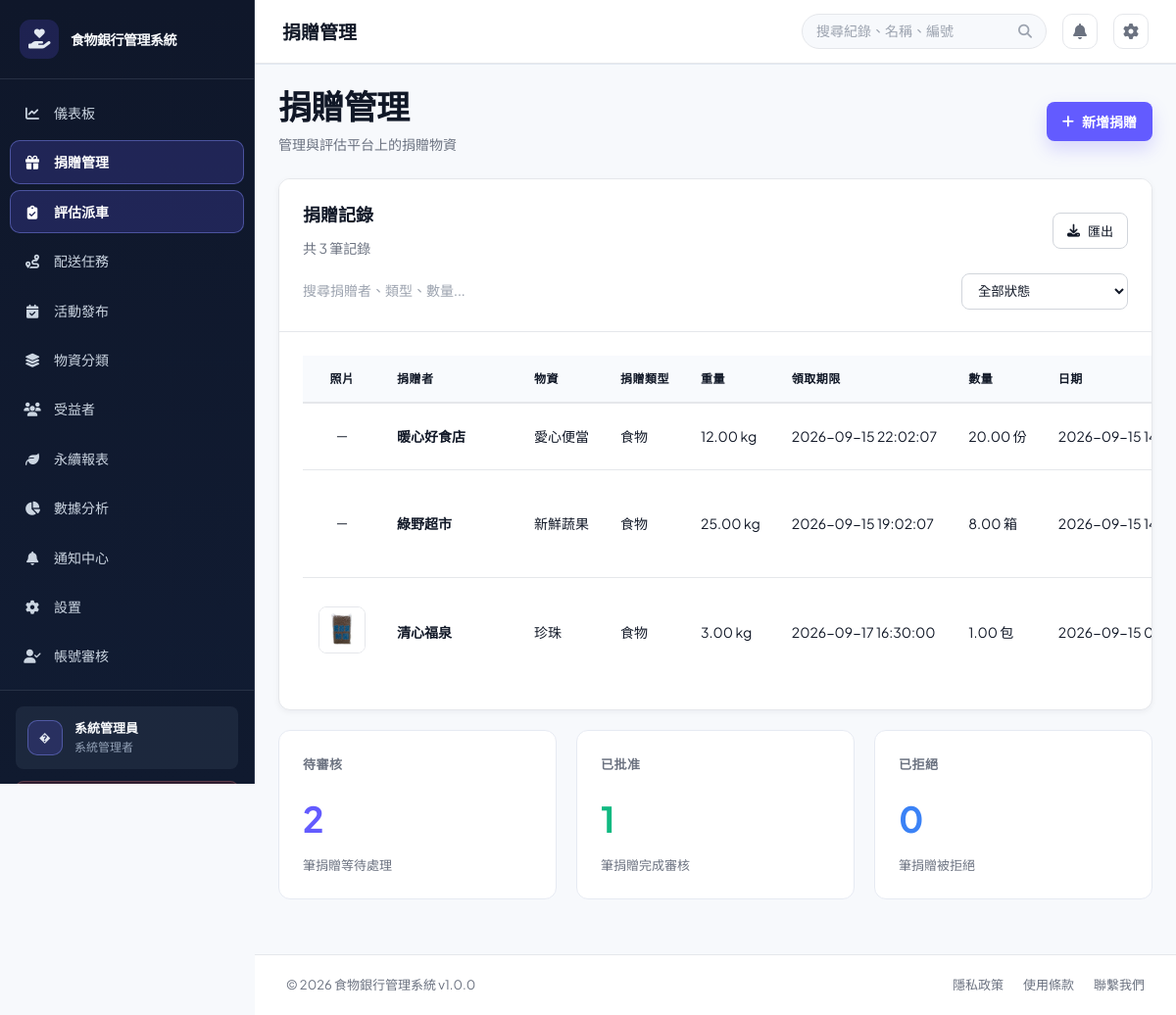
The app's page /?page=donations (signed in), older data.
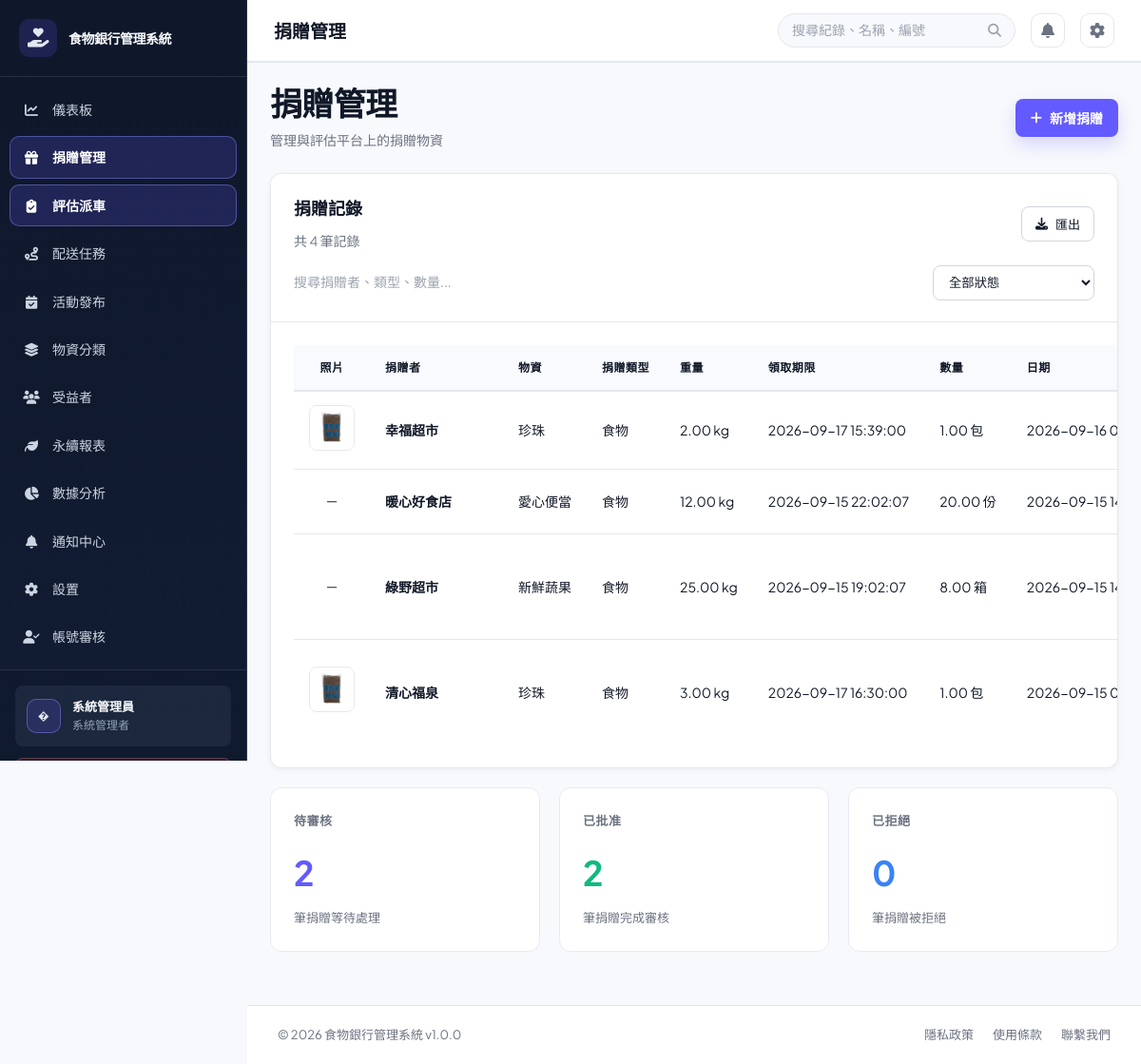
The same page, newer data.
### tables this page shows
CREATE TABLE `users` (
  `user_id` int(11) NOT NULL,
  `username` varchar(50) NOT NULL,
  `password` varchar(255) NOT NULL,
  `email` varchar(100) NOT NULL,
  `full_name` varchar(100) NOT NULL,
  `phone` varchar(20) DEFAULT NULL,
  `role` enum('admin','foodbank_staff','volunteer','donor') NOT NULL DEFAULT 'foodbank_staff',
  `department` varchar(50) DEFAULT NULL,
  `status` enum('active','inactive','suspended') DEFAULT 'active',
  `created_at` timestamp NULL DEFAULT current_timestamp(),
  `updated_at` timestamp NULL DEFAULT current_timestamp() ON UPDATE current_timestamp(),
  `created_by` int(11) DEFAULT NULL,
  `phone_verified` tinyint(1) NOT NULL DEFAULT 0,
  `is_enterprise_verified` tinyint(1) DEFAULT 0,
  `enterprise_name` varchar(150) DEFAULT NULL,
  `enterprise_verified_at` datetime DEFAULT NULL
);

CREATE TABLE `donations` (
  `donation_id` int(11) NOT NULL,
  `donor_id` int(11) DEFAULT NULL,
  `donor_name` varchar(100) NOT NULL,
  `donation_type` enum('food','supplies','money','other') NOT NULL,
  `quantity` decimal(10,2) DEFAULT NULL,
  `unit` varchar(20) DEFAULT NULL,
  `donation_date` datetime NOT NULL,
  `received_by` int(11) DEFAULT NULL,
  `status` enum('received','pending','assessed','approved','rejected','archived') DEFAULT 'pending',
  `evaluation_status` enum('pending','approved_volunteer','approved_self_delivery','published','rejected') DEFAULT 'pending',
  `delivery_method` enum('volunteer_assist','self_delivery') DEFAULT 'volunteer_assist',
  `approval_notes` text DEFAULT NULL,
  `approved_at` datetime DEFAULT NULL,
  `approved_by` int(11) DEFAULT NULL,
  `rejection_reason` text DEFAULT NULL,
  `rejected_at` datetime DEFAULT NULL,
  `published_at` datetime DEFAULT NULL,
  `current_status` enum('waiting_pickup','volunteer_received','in_transit','at_foodbank','inspection_complete') DEFAULT 'waiting_pickup',
  `status_updated_at` datetime DEFAULT NULL,
  `split_count` int(11) DEFAULT 1,
  `notes` text DEFAULT NULL,
  `created_at` timestamp NULL DEFAULT current_timestamp(),
  `updated_at` timestamp NULL DEFAULT current_timestamp() ON UPDATE current_timestamp(),
  `item_name` varchar(100) DEFAULT NULL,
  `weight_kg` decimal(10,2) DEFAULT NULL,
  `size_description` varchar(100) DEFAULT NULL,
  `expiry_date` date DEFAULT NULL,
  `pickup_deadline` datetime DEFAULT NULL,
  `delivery_option` enum('donor_delivery','volunteer_delivery','food_bank_pickup') DEFAULT 'volunteer_delivery',
  `vehicle_type` enum('car','motorcycle','none') DEFAULT 'none',
  `photo_path` varchar(255) DEFAULT NULL,
  `evaluation_notes` text DEFAULT NULL,
  `seal_code` varchar(30) DEFAULT NULL,
  `need_inspection` tinyint(1) DEFAULT 1,
  `inspection_notes` text DEFAULT NULL
);

### config/database.php (called while the page is built, shortened)
<?php
class Database
{
    private $connection = null;
    public function getConnection()
    {
        return $this->connection;
    }
    private function connect()
    {
        $this->connection = @new mysqli(DB_HOST, DB_USER, DB_PASS, DB_NAME, DB_PORT);
    }
}
$db = new Database();

### src/models/DonationModel.php (called while the page is built, shortened)
<?php
require_once 'BaseModel.php';
class DonationModel extends BaseModel {
    protected $table = 'donations';
    public function getAllDonations($status = null, $donorId = null) {
        $sql = "SELECT * FROM {$this->table}";
        $conditions = [];
        $sql .= " ORDER BY donation_date DESC";
        return $this->query($sql);
    }
}

### src/models/BaseModel.php (called while the page is built, shortened)
<?php
require_once __DIR__ . '/../../config/database.php';
abstract class BaseModel {
    protected $db;
    public function __construct() {
        global $db;
        $this->db = $db->getConnection();
    }
    public function query($sql) {
        $result = $this->db->query($sql);
        $rows = [];
        if ($result) {
            while ($row = $result->fetch_assoc()) {
                $rows[] = $row;
            }
        }
        return $rows;
    }
}
?>

### src/views/donations.php (the view, shortened to what the changed rows need)
<?php
require_once BASE_PATH . '/src/models/DonationModel.php';
$donationModel = new DonationModel();
$currentRole = $currentUser['role'] ?? 'foodbank_staff';
$isDonor = $currentRole === 'donor';
$donations = $isDonor
    ? $donationModel->getAllDonations(null, (int) $currentUser['user_id'])
    : $donationModel->getAllDonations();
$pending = array_filter($donations, function ($d) {
    return strtolower((string) $d['status']) === 'pending';
});
$approved = array_filter($donations, function ($d) {
    return strtolower((string) $d['status']) === 'approved';
});
$rejected = array_filter($donations, function ($d) {
    return strtolower((string) $d['status']) === 'rejected';
});
?>
<div class="view-header">
    <div>
        <h1 class="view-title"><?php echo $isDonor ? '我的剩食上架' : '捐贈管理'; ?></h1>
        <p class="view-subtitle"><?php echo $isDonor ? '上架剩食並查看自己的評估狀態' : '管理與評估平台上的捐贈物資'; ?></p>
    </div>
    <button class="btn btn-primary" onclick="openAddDonationModal()">
        <i class="fas fa-plus"></i> 新增捐贈
    </button>
</div>
<div class="card">
    <div class="card-header">
        <div class="toolbar-row">
            <div>
                <h2>捐贈記錄</h2>
                <p class="toolbar-meta">共 <?php echo count($donations); ?> 筆記錄</p>
            </div>
            <div class="toolbar-actions">
                <button class="btn btn-secondary btn-sm" onclick="exportToCSV('donations.csv')">
                    <i class="fas fa-download"></i> 匯出
                </button>
            </div>
        </div>
        <div class="toolbar-row compact">
            <input type="text" placeholder="搜尋捐贈者、類型、數量..." class="search-input toolbar-input">
            <select class="filter-select toolbar-select">
                <option value="">全部狀態</option>
            </select>
        </div>
    </div>
    <div class="card-body donations-table-body">
        <?php if (!empty($donations)): ?>
            <table class="data-table donations-table">
                <thead>
                    <tr>
                        <th>照片</th>
                        <th>捐贈者</th>
                        <th>物資</th>
                        <th>捐贈類型</th>
                        <th>重量</th>
                        <th>領取期限</th>
                        <th>數量</th>
                        <th>日期</th>
                    </tr>
                </thead>
                <tbody>
                    <?php foreach ($donations as $donation): ?>
                        <?php
                        $donationTypeLabels = [
                            'food' => '食物',
                            'supplies' => '用品',
                            'other' => '其他',
                        ];
                        ?>
                        <tr>
                            <td><?php if (!empty($donation['photo_path'])): ?><a href="<?php echo htmlspecialchars(APP_URL . '/' . $donation['photo_path']); ?>" target="_blank" rel="noopener"><img src="<?php echo htmlspecialchars(APP_URL . '/' . $donation['photo_path']); ?>" alt="包裝前合照" class="donation-thumb"></a><?php else: ?>－<?php endif; ?></td>
                            <td><strong><?php echo htmlspecialchars($donation['donor_name']); ?></strong></td>
                            <td><?php echo htmlspecialchars($donation['item_name'] ?? '-'); ?></td>
                            <td><?php echo htmlspecialchars($donationTypeLabels[$donation['donation_type']] ?? $donation['donation_type']); ?></td>
                            <td><?php echo $donation['weight_kg'] !== null ? htmlspecialchars($donation['weight_kg']) . ' kg' : '-'; ?></td>
                            <td><?php echo !empty($donation['pickup_deadline']) ? htmlspecialchars($donation['pickup_deadline']) : '-'; ?></td>
                            <td><?php echo htmlspecialchars($donation['quantity']); ?> <?php echo htmlspecialchars($donation['unit']); ?></td>
                            <td><?php echo date('Y-m-d H:i', strtotime($donation['donation_date'])); ?></td>
                        </tr>
                    <?php endforeach; ?>
                </tbody>
            </table>
        <?php endif; ?>
    </div>
</div>
<div class="stats-grid mt-20">
    <div class="stat-card">
        <h3>待審核</h3>
        <div class="stat-number"><?php echo count($pending); ?></div>
        <p class="stat-label">筆捐贈等待處理</p>
    </div>
    <div class="stat-card">
        <h3>已批准</h3>
        <div class="stat-number"><?php echo count($approved); ?></div>
        <p class="stat-label">筆捐贈完成審核</p>
    </div>
    <div class="stat-card">
        <h3>已拒絕</h3>
        <div class="stat-number"><?php echo count($rejected); ?></div>
        <p class="stat-label">筆捐贈被拒絕</p>
    </div>
</div>

### public/index.php (shortened to what the changed rows need)
<?php
require_once BASE_PATH . '/config/database.php';
$connection = $db->getConnection();
$demoPasswordHashes = [
    'manager' => '866485796cfa8d7c0cf7111640205b83076433547577511d81f8030ae99ecea5',
    'staff' => '10176e7b7b24d317acfcf8d2064cfd2f24e154f7b5a96603077d5ef813d6a6b6',
];
foreach ($demoPasswordHashes as $demoUsername => $demoPasswordHash) {
    $demoUsernameEscaped = $connection->real_escape_string($demoUsername);
    $connection->query(
        "UPDATE users SET password = '{$demoPasswordHash}' WHERE username = '{$demoUsernameEscaped}' AND CHAR_LENGTH(password) <> 60 AND CHAR_LENGTH(password) <> 64"
    );
}
$connection->query(
    "UPDATE users SET full_name = CASE username
        WHEN 'official' THEN '食物銀行官方人員'
        WHEN 'manager' THEN '食物銀行官方人員'
        WHEN 'staff' THEN '食物銀行官方人員'
        WHEN 'volunteer' THEN '平台志工／外送員'
        WHEN 'donor' THEN '捐贈剩食店家'
        ELSE full_name
    END
    WHERE username IN ('official', 'manager', 'staff', 'volunteer', 'donor')
      AND (full_name LIKE '%?%' OR full_name = '')"
);
if (!empty($_SESSION['user']['username'])) {
    $sessionUsername = $connection->real_escape_string($_SESSION['user']['username']);
    $sessionUserResult = $connection->query("SELECT user_id, username, full_name, role, status, email, phone, phone_verified FROM users WHERE username = '{$sessionUsername}' LIMIT 1");
}
$currentUser = $_SESSION['user'];
$role = $currentUser['role'];
$roleLabels = [
    'admin' => '系統管理者',
    'foodbank_staff' => '食物銀行官方人員',
    'volunteer' => '平台志工／外送員',
    'donor' => '捐贈剩食店家',
];
$rolePages = [
    'admin' => ['dashboard', 'donations', 'donations_evaluation', 'deliveries', 'activities', 'item_categories', 'beneficiaries', 'settings', 'users', 'carbon_report', 'reports', 'notifications', 'certificate', 'activity_certificate'],
    'foodbank_staff' => ['dashboard', 'donations_evaluation', 'deliveries', 'activities', 'item_categories', 'carbon_report', 'notifications', 'certificate', 'activity_certificate'],
    'volunteer' => ['dashboard', 'deliveries', 'activities', 'rewards', 'reports', 'notifications', 'certificate', 'activity_certificate'],
    'donor' => ['dashboard', 'donations', 'rewards', 'notifications', 'certificate'],
];
$page = isset($_GET['page']) ? trim($_GET['page']) : 'dashboard';
$page = basename($page);
$menu_items = [
    'dashboard' => ['label' => '儀表板', 'icon' => 'fa-solid fa-chart-line'],
    'donations' => ['label' => '捐贈管理', 'icon' => 'fa-solid fa-gift'],
    'donations_evaluation' => ['label' => '評估派車', 'icon' => 'fa-solid fa-clipboard-check'],
    'deliveries' => ['label' => '配送任務', 'icon' => 'fa-solid fa-route'],
    'activities' => ['label' => '活動發布', 'icon' => 'fa-solid fa-calendar-check'],
    'item_categories' => ['label' => '物資分類', 'icon' => 'fa-solid fa-layer-group'],
    'beneficiaries' => ['label' => '受益者', 'icon' => 'fa-solid fa-users'],
    'rewards' => ['label' => '點數兌換', 'icon' => 'fa-solid fa-gift'],
    'carbon_report' => ['label' => '永續報表', 'icon' => 'fa-solid fa-leaf'],
    'reports' => ['label' => '數據分析', 'icon' => 'fa-solid fa-chart-pie'],
    'notifications' => ['label' => '通知中心', 'icon' => 'fa-solid fa-bell'],
    'settings' => ['label' => '設置', 'icon' => 'fa-solid fa-gear'],
    'users' => ['label' => '帳號審核', 'icon' => 'fa-solid fa-user-check'],
];
$allowedPages = $rolePages[$role] ?? ['dashboard'];
?>
<!DOCTYPE html>
<html lang="zh-TW">
<head>
    <link href="https://cdnjs.cloudflare.com/ajax/libs/font-awesome/6.4.0/css/all.min.css" rel="stylesheet">
    <link rel="stylesheet" href="assets/css/style.css?v=<?php echo filemtime(__DIR__ . '/assets/css/style.css'); ?>">
</head>
<body>
    <div class="app-wrapper">
        <aside class="sidebar">
            <nav class="sidebar-nav">
                <?php foreach ($menu_items as $key => $item):
                    if (!in_array($key, $allowedPages, true)) {
                        continue;
                    }
                    $is_active = ($page === $key) ? 'active' : '';
                    $icon = $item['icon'];
                    $label = ($key === 'reports' && $role === 'volunteer') ? '榮譽榜' : $item['label'];
                    ?>
                    <a href="?page=<?php echo $key; ?>" class="nav-item <?php echo $is_active; ?>" title="<?php echo $label; ?>">
                        <span class="nav-icon"><i class="<?php echo $icon; ?>"></i></span>
                        <span class="nav-label"><?php echo $label; ?></span>
                    </a>
                <?php endforeach; ?>
            </nav>
            <div class="sidebar-footer">
                <div class="user-profile">
                    <div class="avatar"><?php echo htmlspecialchars(strtoupper(substr($currentUser['full_name'], 0, 2))); ?></div>
                    <div class="user-info">
                        <div class="user-name"><?php echo htmlspecialchars($currentUser['full_name']); ?></div>
                        <div class="user-role"><?php echo htmlspecialchars($roleLabels[$role] ?? $role); ?></div>
                    </div>
                </div>
            </div>
        </aside>
        <div class="main-container">
            <main class="page-content">
                <div class="content-shell">
                    <?php
                    $view_file = BASE_PATH . '/src/views/' . $page . '.php';
                    if (file_exists($view_file)) {
                        include $view_file;
                    }
                    ?>
                </div>
            </main>
        </div>
    </div>
</body>
</html>

Row changes from the older to the newer data that the page shows:
added donations: photo_path (picture), donor_name "幸福超市", item_name "珍珠", donation_type "食物", weight_kg "2.00", pickup_deadline "2026-09-17 15:39:00", quantity "1.00", unit "包", donation_date "2026-09-16…"
Text that changed along with them:
count($donations): "3" → "4"
count($approved): "1" → "2"
